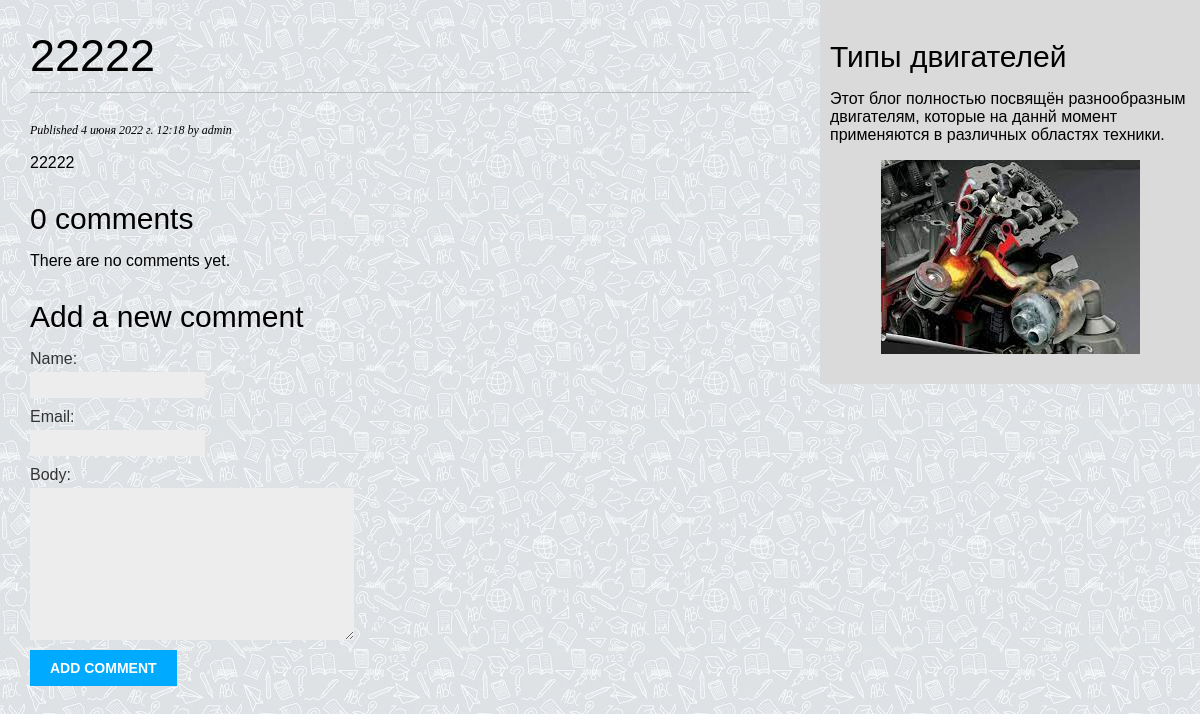
Page /blog/2/ on the earlier database version.
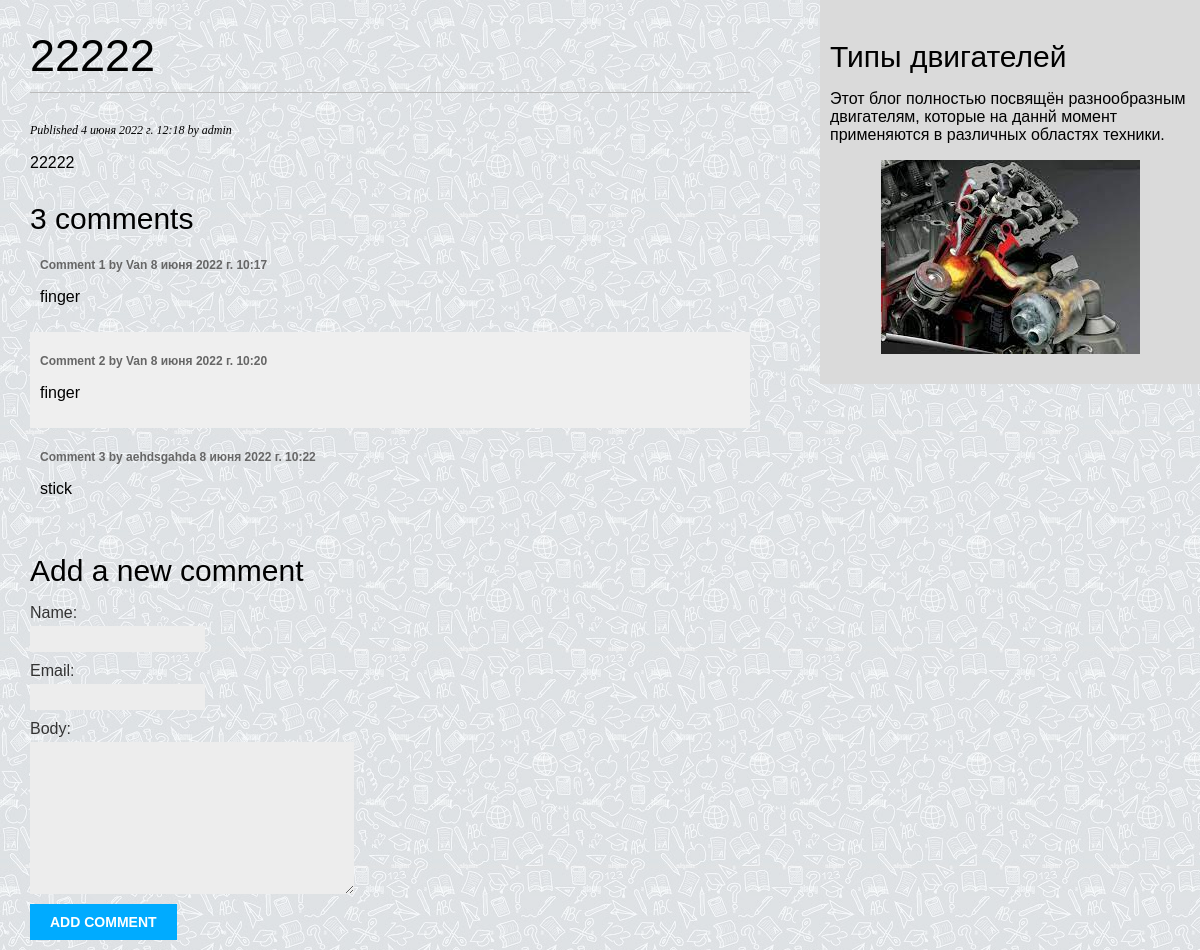
Same page on the later database version.
### blog/models.py (models this page shows, shortened)
class Comment(models.Model):
    post = models.ForeignKey(Post, on_delete=models.CASCADE, related_name='comments')
    name = models.CharField(max_length=80)
    email = models.EmailField()
    body = models.TextField()
    created = models.DateTimeField(auto_now_add=True)
    updated = models.DateTimeField(auto_now=True)
    active = models.BooleanField(default=True)
    class Meta:
        ordering = ['created']
        indexes = [
            models.Index(fields=['created']),
        ]

### blog/views.py (the view)
# urls.py: path('<int:id>/', views.post_detail, name='post_detail'),
def post_detail(request, id):
    post = get_object_or_404(Post, id=id, status=Post.Status.PUBLISHED)
    comments = post.comments.filter(active=True)
    form = CommentForm()
    return render(request, 'blog/post/detail.html', {'post': post, 'comments': comments,
    'form': form})

### blog/forms.py
class CommentForm(forms.ModelForm):
    class Meta:
        model = Comment
        fields = ['name', 'email', 'body']

### blog/templates/blog/post/detail.html (shortened to what this page needs)
{% extends "blog/base.html" %}
{% block content %}
  <h1>{{ post.title }}</h1>
  <p class="date">
    Published {{ post.publish }} by {{ post.author }}
  </p>
  {% autoescape off %}
    {{ post.body|linebreaks }}
  {% endautoescape %}
  {% with comments.count as total_comments %}
    <h2>{{ total_comments }} comment{{ total_comments|pluralize }}</h2>
  {% endwith %}
  {% for comment in comments %}
  <div class="comment">
  <p class="info">
  Comment {{ forloop.counter }} by {{ comment.name }}
  {{ comment.created }}
  </p>
  {{ comment.body|linebreaks }}
  </div>
  {% empty %}
  <p>There are no comments yet.</p>
  {% endfor %}
  <h2>Add a new comment</h2>
  <form action="{% url 'blog:post_comment' post.id %}" method="post">
  {{ form.as_p }}
  <p><input type="submit" value="Add comment"></p>
  </form>
{% endblock %}

Differences in the rows shown:
added Comment: name "Van", created "8 июня 2022 г. 10:17", body "finger"
added Comment: name "Van", created "8 июня 2022 г. 10:20", body "finger"
added Comment: name "aehdsgahda", created "8 июня 2022 г. 10:22", body "stick"
Other differences:
{{ total_comments }}: "0" → "3"
text no longer shown: "There are no comments yet."
